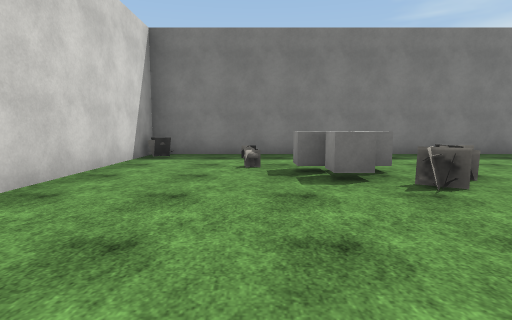
view 1 (above)

14 first-person views from a walk through a scene from a Unity 3-D project. The camera is 1.3 m above the floor, tilts 6° down and sees 80° across. The floor is counted in squares, 2 m on a side. Each view is taken from the middle of a square. On the plan, view 1 faces up. The plan holds only what a view shows up to about 10 squares ahead; the rest is blank. The place goes on beyond the plan. Surface patterns are stand-ins for the level's own textures.

view 2
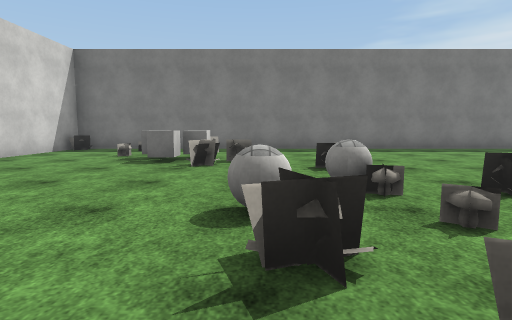

view 3
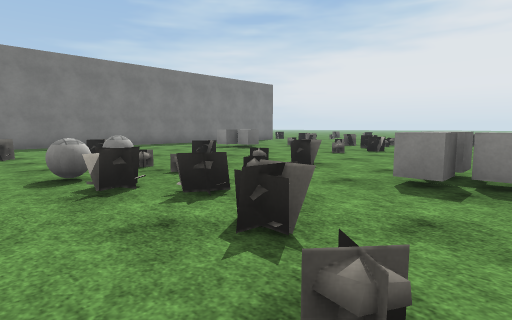

view 4
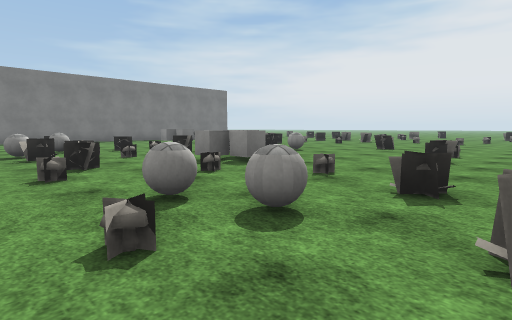

view 5
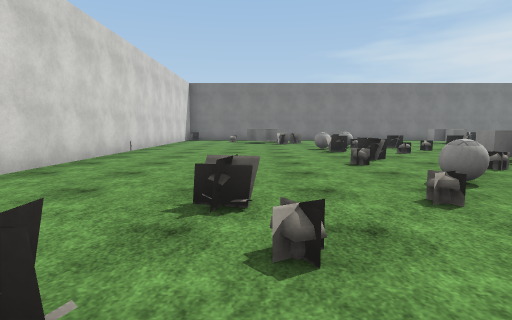

view 6
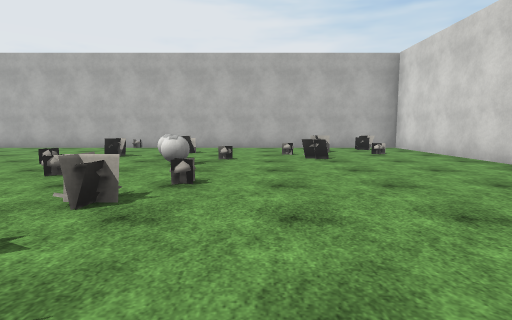

view 7
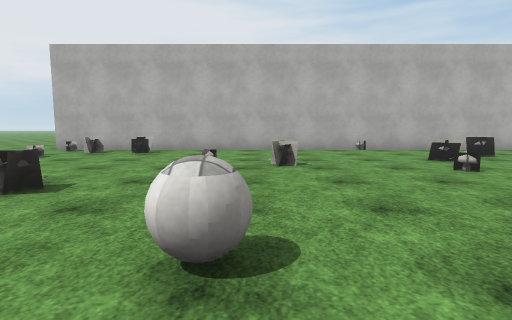

view 8
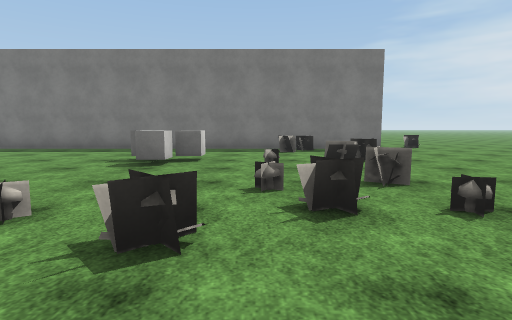

view 9
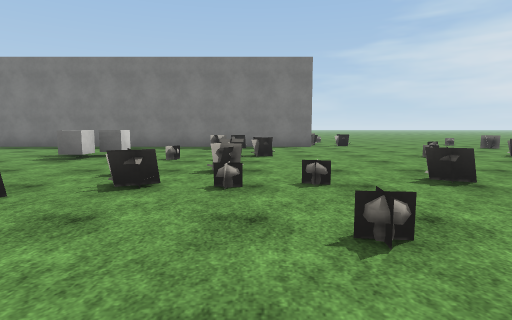

view 10
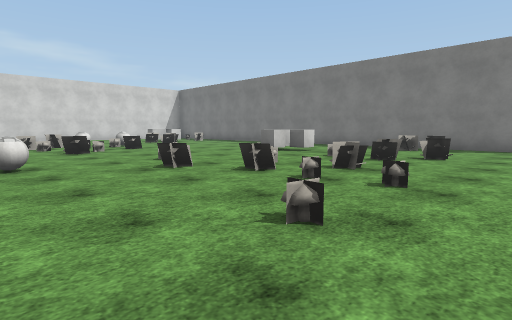

view 11
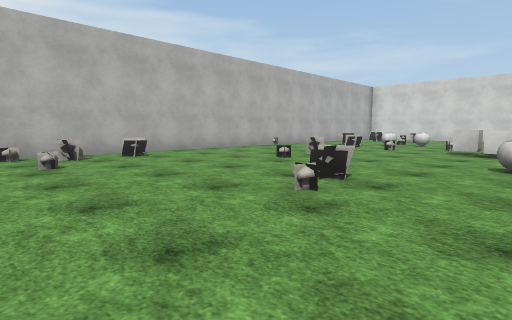

view 12
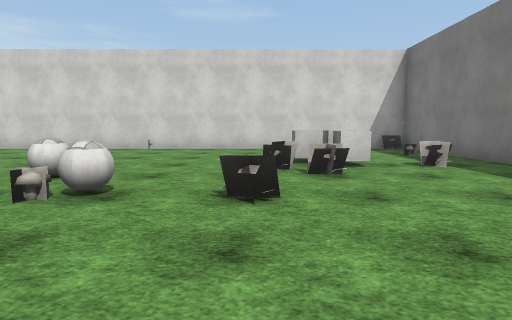

view 13
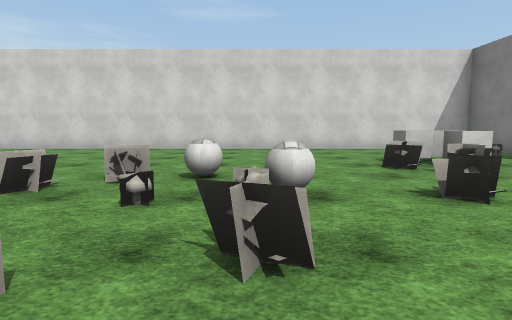

view 14
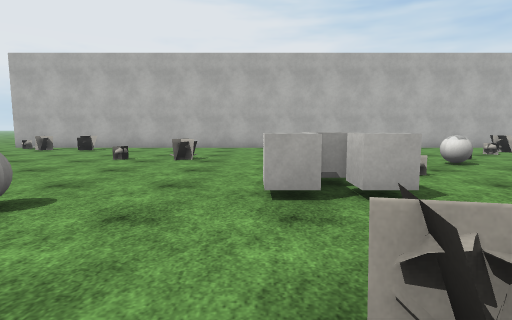

### Floor plan
Key: @ floor where view 1 was taken; # wall or solid block; x gap in a wall; . floor; = window, fence, low wall or low ledge; O other object.
Columns run from 3 left of view 1 to 15 right of it. Each row starts with its distance up from view 1.
  8 ###################
  7 #=.............=...
  6 #....=.........=...
  5 #..=OO.............
  4 #...OO=.....OO.==..
  3 #....=.=......==...
  2 #...............=..
  1 #......O=.....=..=x
  0 #..@..O##=...===...
 -1 #.....====.......=.
 -2 #......=....O......
 -3 #.....==.OO........
 -4 #.......=O....=....
 -5 #.....O............
 -6 #...=.OO.=..=......
 -7 #.......=..........
 -8 #..==..=..........
 -9 #.=............==..
-10 ##################x

Where each view was taken, in squares from view 1:
view 1: 0 up, 0 right, facing up
view 2: 2 down, 3 right, facing up
view 3: 4 down, 2 right, facing up-right
view 4: 8 down, 2 right, facing up-right
view 5: 9 down, 1 right, facing up
view 6: 0 up, 2 right, facing down
view 7: 1 down, 9 right, facing down
view 8: 2 down, 11 right, facing up
view 9: 3 down, 13 right, facing up
view 10: 3 down, 15 right, facing up-left
view 11: 2 down, 15 right, facing down-left
view 12: 3 up, 7 right, facing left
view 13: 1 up, 7 right, facing left
view 14: 0 up, 7 right, facing down
